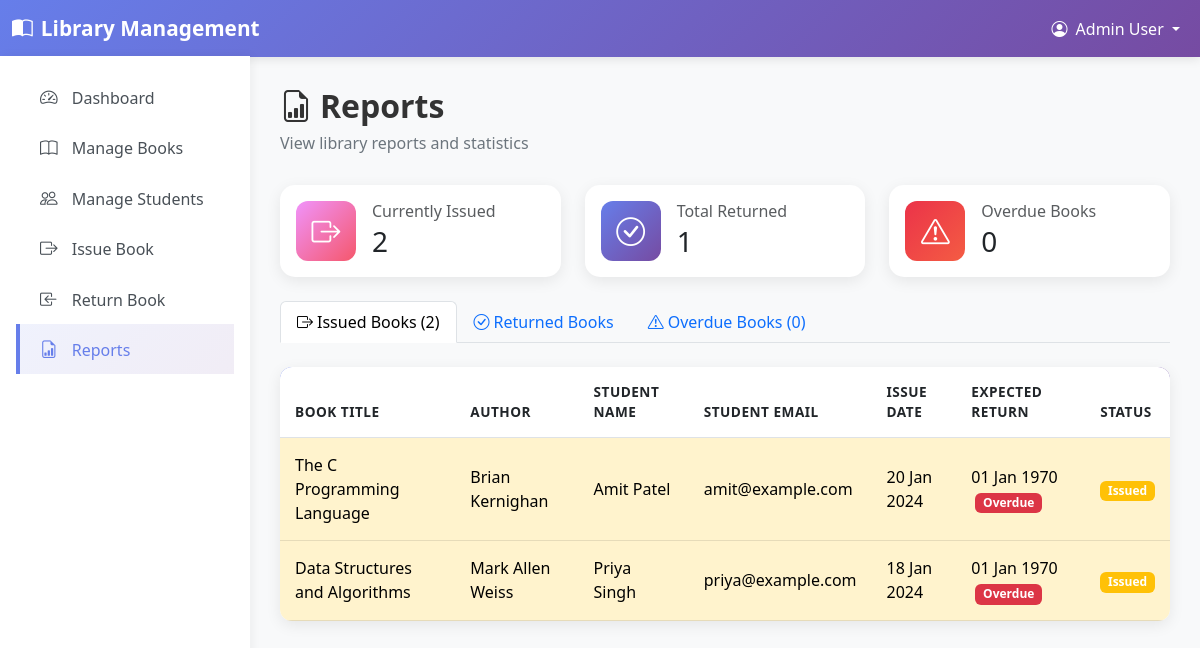
The page /reports.php (signed in) on the database its author committed.
### tables this page shows
CREATE TABLE issued_books (
    id INT AUTO_INCREMENT PRIMARY KEY,
    book_id INT NOT NULL,
    student_id INT NOT NULL,
    issue_date DATE NOT NULL,
    return_date DATE,
    status ENUM('issued', 'returned') DEFAULT 'issued',
    created_at TIMESTAMP DEFAULT CURRENT_TIMESTAMP,
    FOREIGN KEY (book_id) REFERENCES books(id) ON DELETE CASCADE,
    FOREIGN KEY (student_id) REFERENCES students(id) ON DELETE CASCADE
);

CREATE TABLE books (
    id INT AUTO_INCREMENT PRIMARY KEY,
    title VARCHAR(255) NOT NULL,
    author VARCHAR(100) NOT NULL,
    category VARCHAR(50) NOT NULL,
    isbn VARCHAR(20) NOT NULL UNIQUE,
    quantity INT NOT NULL DEFAULT 1,
    available_quantity INT NOT NULL DEFAULT 1,
    added_date DATE NOT NULL DEFAULT CURRENT_DATE
);

CREATE TABLE students (
    id INT AUTO_INCREMENT PRIMARY KEY,
    name VARCHAR(100) NOT NULL,
    email VARCHAR(100) NOT NULL UNIQUE,
    phone VARCHAR(20) NOT NULL,
    created_at TIMESTAMP DEFAULT CURRENT_TIMESTAMP
);

### reports.php (the view, shortened to what this page needs)
<?php
require_once 'db.php';
require_once 'layout.php';
try {
    $issuedBooks = $pdo->query("
        SELECT ib.*, b.title, b.author, s.name as student_name, s.email as student_email
        FROM issued_books ib
        JOIN books b ON ib.book_id = b.id
        JOIN students s ON ib.student_id = s.id
        WHERE ib.status = 'issued'
        ORDER BY ib.issue_date DESC
    ")->fetchAll();
    $overdueBooks = $pdo->query("
        SELECT ib.*, b.title, b.author, s.name as student_name, s.email as student_email
        FROM issued_books ib
        JOIN books b ON ib.book_id = b.id
        JOIN students s ON ib.student_id = s.id
        WHERE ib.status = 'issued' AND ib.return_date < CURDATE()
        ORDER BY ib.return_date ASC
    ")->fetchAll();
    $totalIssued = count($issuedBooks);
    $totalReturned = $pdo->query("SELECT COUNT(*) FROM issued_books WHERE status = 'returned'")->fetchColumn();
    $totalOverdue = count($overdueBooks);
} catch(PDOException $e) {
    $error = "Database error: " . $e->getMessage();
}
?>
<div class="page-header">
    <h2><i class="bi bi-file-earmark-bar-graph me-2"></i>Reports</h2>
    <p>View library reports and statistics</p>
</div>
<div class="row g-4 mb-4">
    <div class="col-md-4">
        <div class="card stat-card h-100">
            <div class="card-body d-flex align-items-center">
                <div class="icon issued me-3">
                    <i class="bi bi-box-arrow-right"></i>
                </div>
                <div>
                    <h6 class="text-muted mb-1">Currently Issued</h6>
                    <h3 class="mb-0"><?= $totalIssued ?></h3>
                </div>
            </div>
        </div>
    </div>
    <div class="col-md-4">
        <div class="card stat-card h-100">
            <div class="card-body d-flex align-items-center">
                <div class="icon books me-3">
                    <i class="bi bi-check-circle"></i>
                </div>
                <div>
                    <h6 class="text-muted mb-1">Total Returned</h6>
                    <h3 class="mb-0"><?= $totalReturned ?></h3>
                </div>
            </div>
        </div>
    </div>
    <div class="col-md-4">
        <div class="card stat-card h-100">
            <div class="card-body d-flex align-items-center">
                <div class="icon available me-3" style="background: linear-gradient(135deg, #eb3349 0%, #f45c43 100%);">
                    <i class="bi bi-exclamation-triangle"></i>
                </div>
                <div>
                    <h6 class="text-muted mb-1">Overdue Books</h6>
                    <h3 class="mb-0"><?= $totalOverdue ?></h3>
                </div>
            </div>
        </div>
    </div>
</div>
<ul class="nav nav-tabs mb-4" id="reportsTab" role="tablist">
    <li class="nav-item" role="presentation">
        <button class="nav-link active" id="issued-tab" data-bs-toggle="tab" data-bs-target="#issued" type="button">
            <i class="bi bi-box-arrow-right me-1"></i>Issued Books (<?= $totalIssued ?>)
        </button>
    </li>
    <li class="nav-item" role="presentation">
        <button class="nav-link" id="returned-tab" data-bs-toggle="tab" data-bs-target="#returned" type="button">
            <i class="bi bi-check-circle me-1"></i>Returned Books
        </button>
    </li>
    <li class="nav-item" role="presentation">
        <button class="nav-link" id="overdue-tab" data-bs-toggle="tab" data-bs-target="#overdue" type="button">
            <i class="bi bi-exclamation-triangle me-1"></i>Overdue Books (<?= $totalOverdue ?>)
        </button>
    </li>
</ul>
<div class="tab-content" id="reportsTabContent">
    <div class="tab-pane fade show active" id="issued" role="tabpanel">
        <div class="card table-custom border-0">
            <div class="card-body p-0">
                <?php if (empty($issuedBooks)): ?>
                    <div class="text-center p-5">
                        <i class="bi bi-box-arrow-right display-4 text-muted"></i>
                        <p class="mt-3 text-muted">No books currently issued.</p>
                    </div>
                <?php else: ?>
                    <div class="table-responsive">
                        <table class="table table-hover mb-0">
                            <thead>
                                <tr>
                                    <th>Book Title</th>
                                    <th>Author</th>
                                    <th>Student Name</th>
                                    <th>Student Email</th>
                                    <th>Issue Date</th>
                                    <th>Expected Return</th>
                                    <th>Status</th>
                                </tr>
                            </thead>
                            <tbody>
                                <?php foreach ($issuedBooks as $issued): ?>
                                    <?php
                                    $isOverdue = $issued['return_date'] < date('Y-m-d');
                                    ?>
                                    <tr class="<?= $isOverdue ? 'table-warning' : '' ?>">
                                        <td><?= htmlspecialchars($issued['title']) ?></td>
                                        <td><?= htmlspecialchars($issued['author']) ?></td>
                                        <td><?= htmlspecialchars($issued['student_name']) ?></td>
                                        <td><?= htmlspecialchars($issued['student_email']) ?></td>
                                        <td><?= date('d M Y', strtotime($issued['issue_date'])) ?></td>
                                        <td>
                                            <?= date('d M Y', strtotime($issued['return_date'])) ?>
                                            <?php if ($isOverdue): ?>
                                                <span class="badge bg-danger ms-1">Overdue</span>
                                            <?php endif; ?>
                                        </td>
                                        <td>
                                            <span class="badge bg-warning">Issued</span>
                                        </td>
                                    </tr>
                                <?php endforeach; ?>
                            </tbody>
                        </table>
                    </div>
                <?php endif; ?>
            </div>
        </div>
    </div>
</div>
    </div>
</body>
</html>

### layout.php (style rules this page uses)
:root { --primary-color: #667eea; --secondary-color: #764ba2; --sidebar-width: 250px; }
body { background-color: #f8f9fa; font-family: 'Segoe UI', Tahoma, Geneva, Verdana, sans-serif; }
.stat-card { border: none; border-radius: 15px; box-shadow: 0 4px 15px rgba(0, 0, 0, 0.08); transition: transform 0.3s ease, box-shadow 0.3s ease; }
.stat-card .icon { width: 60px; height: 60px; border-radius: 12px; display: flex; align-items: center; justify-content: center; font-size: 1.8rem; color: white; }
.stat-card .icon.books { background: linear-gradient(135deg, #667eea 0%, #764ba2 100%); }
.stat-card .icon.issued { background: linear-gradient(135deg, #f093fb 0%, #f5576c 100%); }
.stat-card .icon.available { background: linear-gradient(135deg, #4facfe 0%, #00f2fe 100%); }
.table-custom { background: white; border-radius: 12px; overflow: hidden; box-shadow: 0 4px 15px rgba(0, 0, 0, 0.08); }
.table-custom thead { background: linear-gradient(135deg, var(--primary-color) 0%, var(--secondary-color) 100%); color: white; }
.table-custom th { font-weight: 600; text-transform: uppercase; font-size: 0.85rem; letter-spacing: 0.5px; padding: 15px; }
.table-custom td { padding: 15px; vertical-align: middle; }
.page-header { margin-bottom: 30px; }
.page-header h2 { color: #333; font-weight: 700; margin-bottom: 5px; }
.page-header p { color: #6c757d; margin: 0; }

### rows shown on the page
issued_books: book.title "The C Programming Language", book.author "Brian Kernighan", student.name "Amit Patel", student.email "amit@example.com", issue_date "20 Jan 2024", return_date "01 Jan 1970", shows "Overdue"
issued_books: book.title "Data Structures and Algorithms", book.author "Mark Allen Weiss", student.name "Priya Singh", student.email "priya@example.com", issue_date "18 Jan 2024", return_date "01 Jan 1970", shows "Overdue"

### other values the page prints
getCurrentAdminName() "Admin User"
$totalIssued "2"
$totalReturned "1"
$totalOverdue "0"
